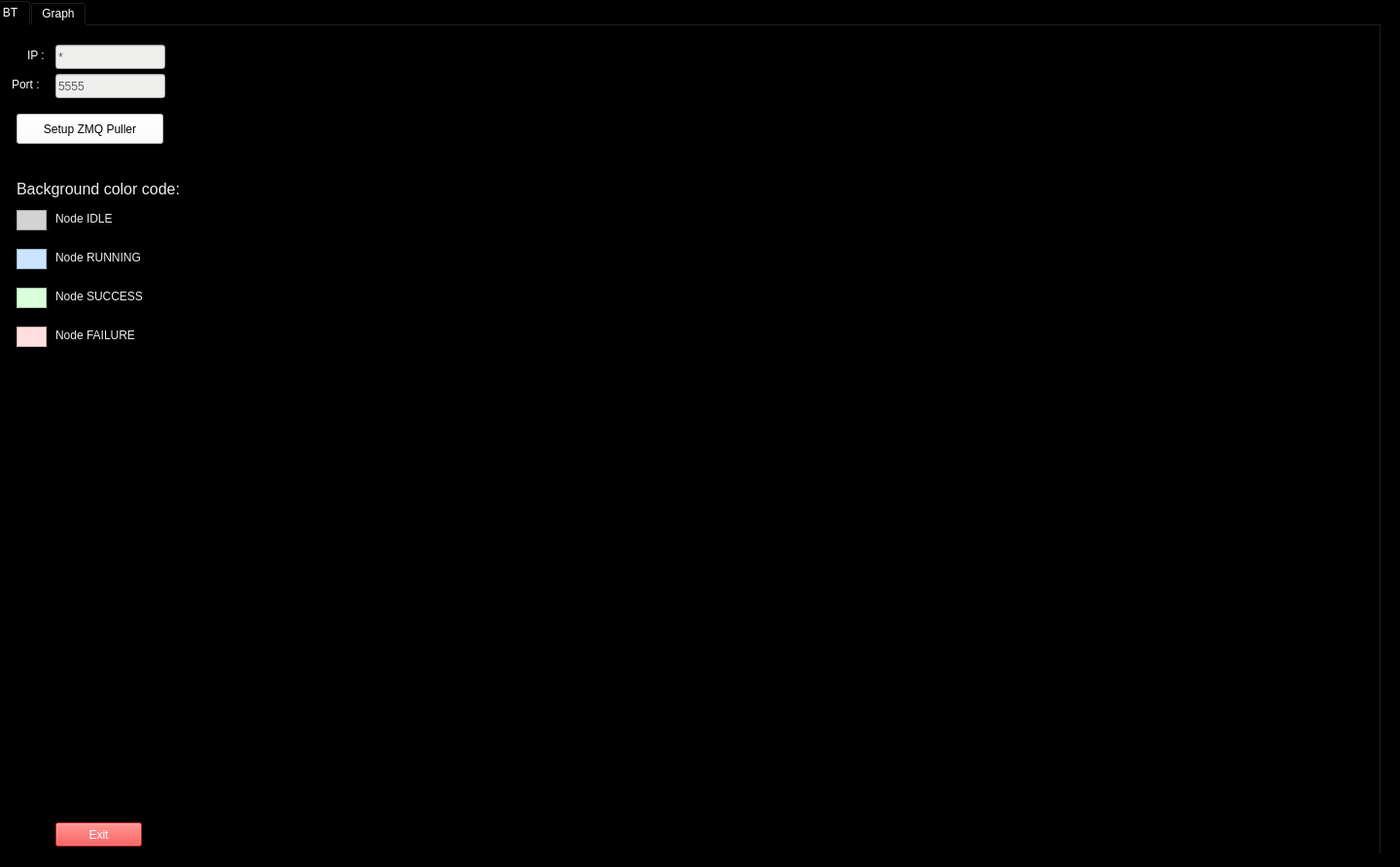
<?xml version="1.0" encoding="UTF-8"?>
<ui version="4.0">
 <class>MainWindow</class>
 <widget class="QMainWindow" name="MainWindow">
  <property name="geometry">
   <rect>
    <x>0</x>
    <y>0</y>
    <width>1440</width>
    <height>892</height>
   </rect>
  </property>
  <property name="windowTitle">
   <string>MainWindow</string>
  </property>
  <property name="styleSheet">
   <string notr="true">background-color: rgb(0, 0, 0);</string>
  </property>
  <widget class="QWidget" name="centralwidget">
   <widget class="QTabWidget" name="tabWidget">
    <property name="geometry">
     <rect>
      <x>-10</x>
      <y>0</y>
      <width>1431</width>
      <height>881</height>
     </rect>
    </property>
    <property name="styleSheet">
     <string notr="true">color: rgb(255, 255, 255);</string>
    </property>
    <property name="currentIndex">
     <number>0</number>
    </property>
    <widget class="QWidget" name="tab1">
     <property name="styleSheet">
      <string notr="true">color: rgb(255, 255, 255);</string>
     </property>
     <attribute name="title">
      <string>BT</string>
     </attribute>
     <widget class="QLabel" name="label_5">
      <property name="geometry">
       <rect>
        <x>65</x>
        <y>310</y>
        <width>101</width>
        <height>17</height>
       </rect>
      </property>
      <property name="styleSheet">
       <string notr="true">color: rgb(238, 238, 236);</string>
      </property>
      <property name="text">
       <string>Node FAILURE</string>
      </property>
     </widget>
     <widget class="QLineEdit" name="ip_lineEdit">
      <property name="enabled">
       <bool>false</bool>
      </property>
      <property name="geometry">
       <rect>
        <x>65</x>
        <y>20</y>
        <width>113</width>
        <height>25</height>
       </rect>
      </property>
      <property name="styleSheet">
       <string notr="true">background-color: rgb(238, 238, 236);
color: rgb(94, 92, 100);</string>
      </property>
      <property name="text">
       <string>*</string>
      </property>
      <property name="readOnly">
       <bool>false</bool>
      </property>
     </widget>
     <widget class="QLabel" name="port_label">
      <property name="geometry">
       <rect>
        <x>20</x>
        <y>50</y>
        <width>41</width>
        <height>21</height>
       </rect>
      </property>
      <property name="styleSheet">
       <string notr="true">color: rgb(255, 255, 255);</string>
      </property>
      <property name="text">
       <string>Port :</string>
      </property>
     </widget>
     <widget class="QFrame" name="frame">
      <property name="geometry">
       <rect>
        <x>25</x>
        <y>270</y>
        <width>31</width>
        <height>21</height>
       </rect>
      </property>
      <property name="styleSheet">
       <string notr="true">background-color: rgb(217, 255, 219);</string>
      </property>
      <property name="frameShape">
       <enum>QFrame::StyledPanel</enum>
      </property>
      <property name="frameShadow">
       <enum>QFrame::Raised</enum>
      </property>
     </widget>
     <widget class="QPushButton" name="exit_pushButton">
      <property name="geometry">
       <rect>
        <x>65</x>
        <y>820</y>
        <width>89</width>
        <height>25</height>
       </rect>
      </property>
      <property name="styleSheet">
       <string notr="true">background-color: rgb(239, 41, 41);</string>
      </property>
      <property name="text">
       <string>Exit</string>
      </property>
     </widget>
     <widget class="QLabel" name="label_3">
      <property name="geometry">
       <rect>
        <x>65</x>
        <y>230</y>
        <width>121</width>
        <height>17</height>
       </rect>
      </property>
      <property name="styleSheet">
       <string notr="true">color: rgb(238, 238, 236);</string>
      </property>
      <property name="text">
       <string>Node RUNNING</string>
      </property>
     </widget>
     <widget class="QLineEdit" name="port_lineEdit">
      <property name="geometry">
       <rect>
        <x>65</x>
        <y>50</y>
        <width>113</width>
        <height>25</height>
       </rect>
      </property>
      <property name="styleSheet">
       <string notr="true">background-color: rgb(238, 238, 236);
color: rgb(94, 92, 100);</string>
      </property>
      <property name="text">
       <string>5555</string>
      </property>
     </widget>
     <widget class="QFrame" name="frame_4">
      <property name="geometry">
       <rect>
        <x>25</x>
        <y>230</y>
        <width>31</width>
        <height>21</height>
       </rect>
      </property>
      <property name="styleSheet">
       <string notr="true">background-color: rgb(204, 229, 255);</string>
      </property>
      <property name="frameShape">
       <enum>QFrame::StyledPanel</enum>
      </property>
      <property name="frameShadow">
       <enum>QFrame::Raised</enum>
      </property>
     </widget>
     <widget class="QLabel" name="label_2">
      <property name="geometry">
       <rect>
        <x>65</x>
        <y>190</y>
        <width>111</width>
        <height>17</height>
       </rect>
      </property>
      <property name="styleSheet">
       <string notr="true">color: rgb(238, 238, 236);</string>
      </property>
      <property name="text">
       <string>Node IDLE</string>
      </property>
     </widget>
     <widget class="QFrame" name="frame_3">
      <property name="geometry">
       <rect>
        <x>25</x>
        <y>190</y>
        <width>31</width>
        <height>21</height>
       </rect>
      </property>
      <property name="styleSheet">
       <string notr="true">background-color: lightGray;</string>
      </property>
      <property name="frameShape">
       <enum>QFrame::StyledPanel</enum>
      </property>
      <property name="frameShadow">
       <enum>QFrame::Raised</enum>
      </property>
     </widget>
     <widget class="QLabel" name="ip_label">
      <property name="geometry">
       <rect>
        <x>36</x>
        <y>20</y>
        <width>21</width>
        <height>21</height>
       </rect>
      </property>
      <property name="styleSheet">
       <string notr="true">color: rgb(255, 255, 255);</string>
      </property>
      <property name="text">
       <string>IP :</string>
      </property>
     </widget>
     <widget class="QLabel" name="label">
      <property name="geometry">
       <rect>
        <x>25</x>
        <y>160</y>
        <width>171</width>
        <height>17</height>
       </rect>
      </property>
      <property name="font">
       <font>
        <pointsize>12</pointsize>
       </font>
      </property>
      <property name="styleSheet">
       <string notr="true">color: rgb(238, 238, 236);</string>
      </property>
      <property name="text">
       <string>Background color code:</string>
      </property>
     </widget>
     <widget class="QWidget" name="verticalLayoutWidget">
      <property name="geometry">
       <rect>
        <x>215</x>
        <y>20</y>
        <width>1201</width>
        <height>821</height>
       </rect>
      </property>
      <layout class="QVBoxLayout" name="verticalLayout_5">
       <property name="sizeConstraint">
        <enum>QLayout::SetDefaultConstraint</enum>
       </property>
      </layout>
     </widget>
     <widget class="QPushButton" name="ZMQ_pushButton">
      <property name="geometry">
       <rect>
        <x>25</x>
        <y>91</y>
        <width>151</width>
        <height>31</height>
       </rect>
      </property>
      <property name="styleSheet">
       <string notr="true">background-color: rgb(255, 255, 255);
color: rgb(0, 0, 0);</string>
      </property>
      <property name="text">
       <string>Setup ZMQ Puller</string>
      </property>
     </widget>
     <widget class="QFrame" name="frame_2">
      <property name="geometry">
       <rect>
        <x>25</x>
        <y>310</y>
        <width>31</width>
        <height>21</height>
       </rect>
      </property>
      <property name="styleSheet">
       <string notr="true">background-color: rgb(255, 223, 223);</string>
      </property>
      <property name="frameShape">
       <enum>QFrame::StyledPanel</enum>
      </property>
      <property name="frameShadow">
       <enum>QFrame::Raised</enum>
      </property>
     </widget>
     <widget class="QLabel" name="label_4">
      <property name="geometry">
       <rect>
        <x>65</x>
        <y>270</y>
        <width>111</width>
        <height>17</height>
       </rect>
      </property>
      <property name="styleSheet">
       <string notr="true">color: rgb(238, 238, 236);</string>
      </property>
      <property name="text">
       <string>Node SUCCESS</string>
      </property>
     </widget>
    </widget>
    <widget class="QWidget" name="tab2">
     <attribute name="title">
      <string>Graph</string>
     </attribute>
     <widget class="QWidget" name="verticalLayoutWidget_2">
      <property name="geometry">
       <rect>
        <x>20</x>
        <y>10</y>
        <width>1391</width>
        <height>831</height>
       </rect>
      </property>
      <layout class="QVBoxLayout" name="verticalLayout_6">
       <property name="sizeConstraint">
        <enum>QLayout::SetDefaultConstraint</enum>
       </property>
      </layout>
     </widget>
    </widget>
   </widget>
  </widget>
 </widget>
 <resources/>
 <connections/>
</ui>
